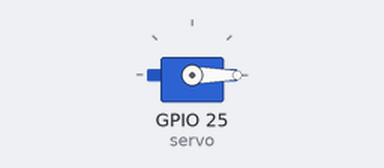
Bench run of a sketch on a simulated ESP32. Parts: servo.

Above: at 0.05 s.
At 1.05 s:
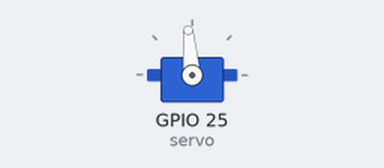
At 2.1 s:
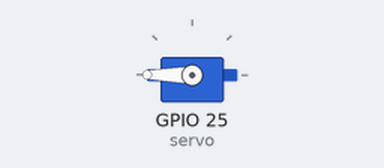
Timing chart, 0 to 4.8 s (numbered marks = the images above):
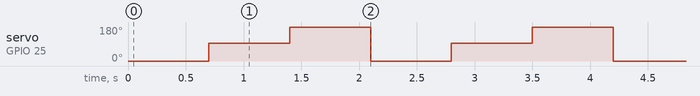

Measured:
- by itself, servo on GPIO 25 (servo): repeats every 2.1 s: 180° 0.70 s, 0° 0.70 s, 95° 0.70 s

The sketch:

motors.ino
```cpp
#include <ESP32Servo.h>
#include <Stepper.h>

Stepper myStepper(2048, 12, 14, 27, 26);
Servo servo;

void setup() {
  myStepper.setSpeed(5);
  servo.attach(25);
}

int servoPos = 0;
void loop() {
  servo.write(0);
  delay(700);
  servo.write(95);
  delay(700);
  servo.write(210);
  delay(700);
}
```
